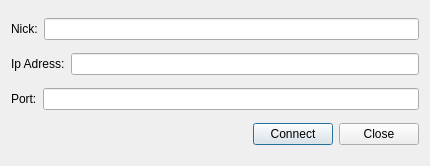
<?xml version="1.0" encoding="UTF-8"?>
<ui version="4.0">
 <class>GUIClientClass</class>
 <widget class="QDialog" name="GUIClientClass">
  <property name="geometry">
   <rect>
    <x>0</x>
    <y>0</y>
    <width>430</width>
    <height>166</height>
   </rect>
  </property>
  <property name="minimumSize">
   <size>
    <width>430</width>
    <height>166</height>
   </size>
  </property>
  <property name="maximumSize">
   <size>
    <width>430</width>
    <height>166</height>
   </size>
  </property>
  <property name="windowTitle">
   <string>GUIClient</string>
  </property>
  <layout class="QVBoxLayout" name="verticalLayout">
   <item>
    <layout class="QHBoxLayout" name="horizontalLayout">
     <item>
      <widget class="QLabel" name="label">
       <property name="text">
        <string>Nick:</string>
       </property>
      </widget>
     </item>
     <item>
      <widget class="QLineEdit" name="nick"/>
     </item>
    </layout>
   </item>
   <item>
    <layout class="QHBoxLayout" name="horizontalLayout_2">
     <item>
      <widget class="QLabel" name="label_2">
       <property name="text">
        <string>Ip Adress:</string>
       </property>
      </widget>
     </item>
     <item>
      <widget class="QLineEdit" name="ipAD"/>
     </item>
    </layout>
   </item>
   <item>
    <layout class="QHBoxLayout" name="horizontalLayout_3">
     <item>
      <widget class="QLabel" name="label_3">
       <property name="text">
        <string>Port:</string>
       </property>
      </widget>
     </item>
     <item>
      <widget class="QLineEdit" name="port"/>
     </item>
    </layout>
   </item>
   <item>
    <layout class="QHBoxLayout" name="horizontalLayout_4">
     <item>
      <spacer name="horizontalSpacer">
       <property name="orientation">
        <enum>Qt::Horizontal</enum>
       </property>
       <property name="sizeHint" stdset="0">
        <size>
         <width>40</width>
         <height>20</height>
        </size>
       </property>
      </spacer>
     </item>
     <item>
      <widget class="QPushButton" name="ok">
       <property name="text">
        <string>Connect</string>
       </property>
      </widget>
     </item>
     <item>
      <widget class="QPushButton" name="noOK">
       <property name="text">
        <string>Close</string>
       </property>
      </widget>
     </item>
    </layout>
   </item>
  </layout>
 </widget>
 <layoutdefault spacing="6" margin="11"/>
 <resources>
  <include location="guiclient.qrc"/>
 </resources>
 <connections/>
</ui>
